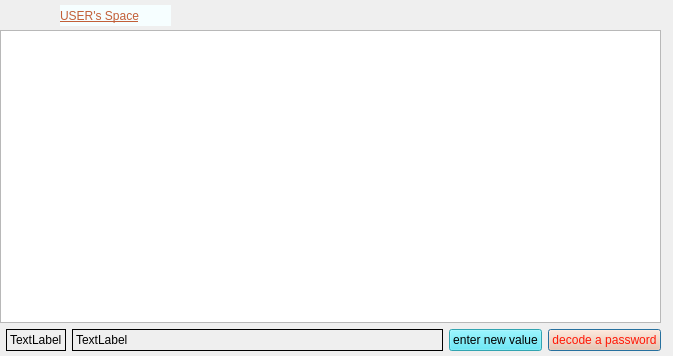
<?xml version="1.0" encoding="UTF-8"?>
<ui version="4.0">
 <class>second</class>
 <widget class="QDialog" name="second">
  <property name="geometry">
   <rect>
    <x>0</x>
    <y>0</y>
    <width>673</width>
    <height>356</height>
   </rect>
  </property>
  <property name="windowTitle">
   <string>Dialog</string>
  </property>
  <widget class="QLabel" name="label_3">
   <property name="geometry">
    <rect>
     <x>60</x>
     <y>5</y>
     <width>111</width>
     <height>21</height>
    </rect>
   </property>
   <property name="styleSheet">
    <string notr="true">font: 20pt &quot;Gabriola&quot;;
text-decoration: underline;
color: rgb(194, 95, 56);
background-color: rgb(246, 254, 255);</string>
   </property>
   <property name="text">
    <string>USER's Space</string>
   </property>
  </widget>
  <widget class="QWidget" name="layoutWidget">
   <property name="geometry">
    <rect>
     <x>0</x>
     <y>30</y>
     <width>661</width>
     <height>321</height>
    </rect>
   </property>
   <layout class="QGridLayout" name="gridLayout">
    <item row="3" column="2">
     <widget class="QLabel" name="label">
      <property name="sizePolicy">
       <sizepolicy hsizetype="Preferred" vsizetype="Preferred">
        <horstretch>200</horstretch>
        <verstretch>200</verstretch>
       </sizepolicy>
      </property>
      <property name="frameShape">
       <enum>QFrame::Box</enum>
      </property>
      <property name="text">
       <string>TextLabel</string>
      </property>
     </widget>
    </item>
    <item row="3" column="4">
     <widget class="QPushButton" name="pushButton">
      <property name="styleSheet">
       <string notr="true">font: 75 italic 10pt &quot;Arial&quot;;
color: rgb(255, 23, 6);
background-color: rgb(255, 192, 155);</string>
      </property>
      <property name="text">
       <string>decode a password</string>
      </property>
     </widget>
    </item>
    <item row="3" column="1">
     <widget class="QLabel" name="label_2">
      <property name="frameShape">
       <enum>QFrame::Box</enum>
      </property>
      <property name="text">
       <string>TextLabel</string>
      </property>
     </widget>
    </item>
    <item row="3" column="3">
     <widget class="QPushButton" name="pushButton_2">
      <property name="styleSheet">
       <string notr="true">background-color: rgb(68, 229, 247);
font: 87 10pt &quot;Arial Black&quot;;</string>
      </property>
      <property name="text">
       <string>enter new value</string>
      </property>
     </widget>
    </item>
    <item row="0" column="0" colspan="5">
     <widget class="QTableWidget" name="tableWidget">
      <property name="styleSheet">
       <string notr="true">QTableWidget{
background-colour: #0000ff;
alternate-background-color: #FFFF00rgb(255, 202, 11);
	border-color: qlineargradient(spread:pad, x1:0, y1:0, x2:1, y2:0, stop:0 rgba(255, 178, 102, 255), stop:0.55 rgba(235, 148, 61, 255), stop:0.98 rgba(0, 0, 0, 255), stop:1 rgba(0, 0, 0, 0));
	
	
	background-color: qconicalgradient(cx:0.5, cy:0.5, angle:0, stop:0 rgba(35, 40, 3, 255), stop:0.16 rgba(136, 106, 22, 255), stop:0.225 rgba(166, 140, 41, 255), stop:0.285 rgba(204, 181, 74, 255), stop:0.345 rgba(235, 219, 102, 255), stop:0.415 rgba(245, 236, 112, 255), stop:0.52 rgba(209, 190, 76, 255), stop:0.57 rgba(187, 156, 51, 255), stop:0.635 rgba(168, 142, 42, 255), stop:0.695 rgba(202, 174, 68, 255), stop:0.75 rgba(218, 202, 86, 255), stop:0.815 rgba(208, 187, 73, 255), stop:0.88 rgba(187, 156, 51, 255), stop:0.935 rgba(137, 108, 26, 255), stop:1 rgba(35, 40, 3, 255));
selection-background-color: #FFFF00;
}</string>
      </property>
      <property name="alternatingRowColors">
       <bool>true</bool>
      </property>
      <attribute name="horizontalHeaderStretchLastSection">
       <bool>true</bool>
      </attribute>
     </widget>
    </item>
   </layout>
  </widget>
 </widget>
 <resources/>
 <connections/>
</ui>
